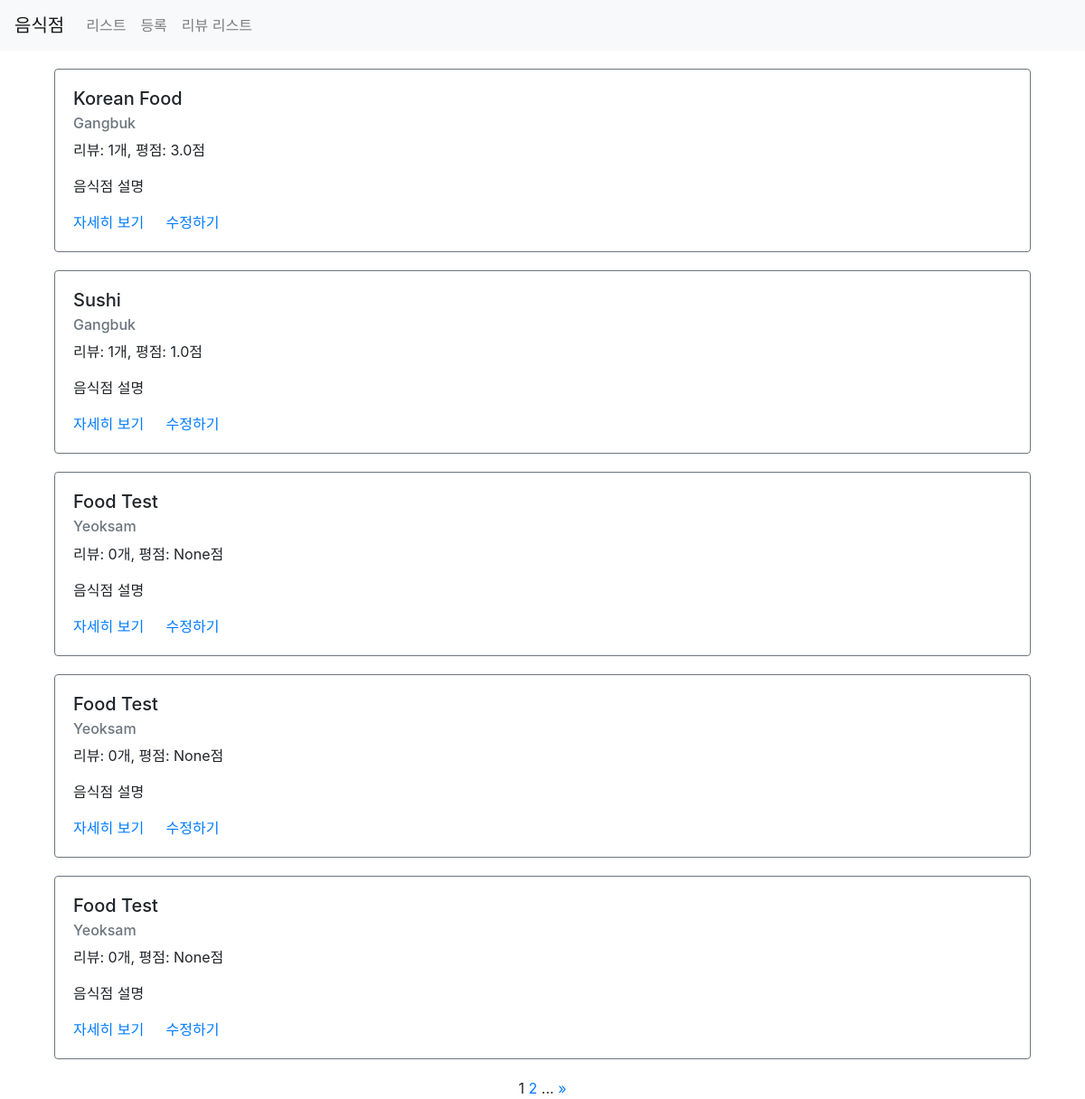
Page /third/list/ on the earlier database version.
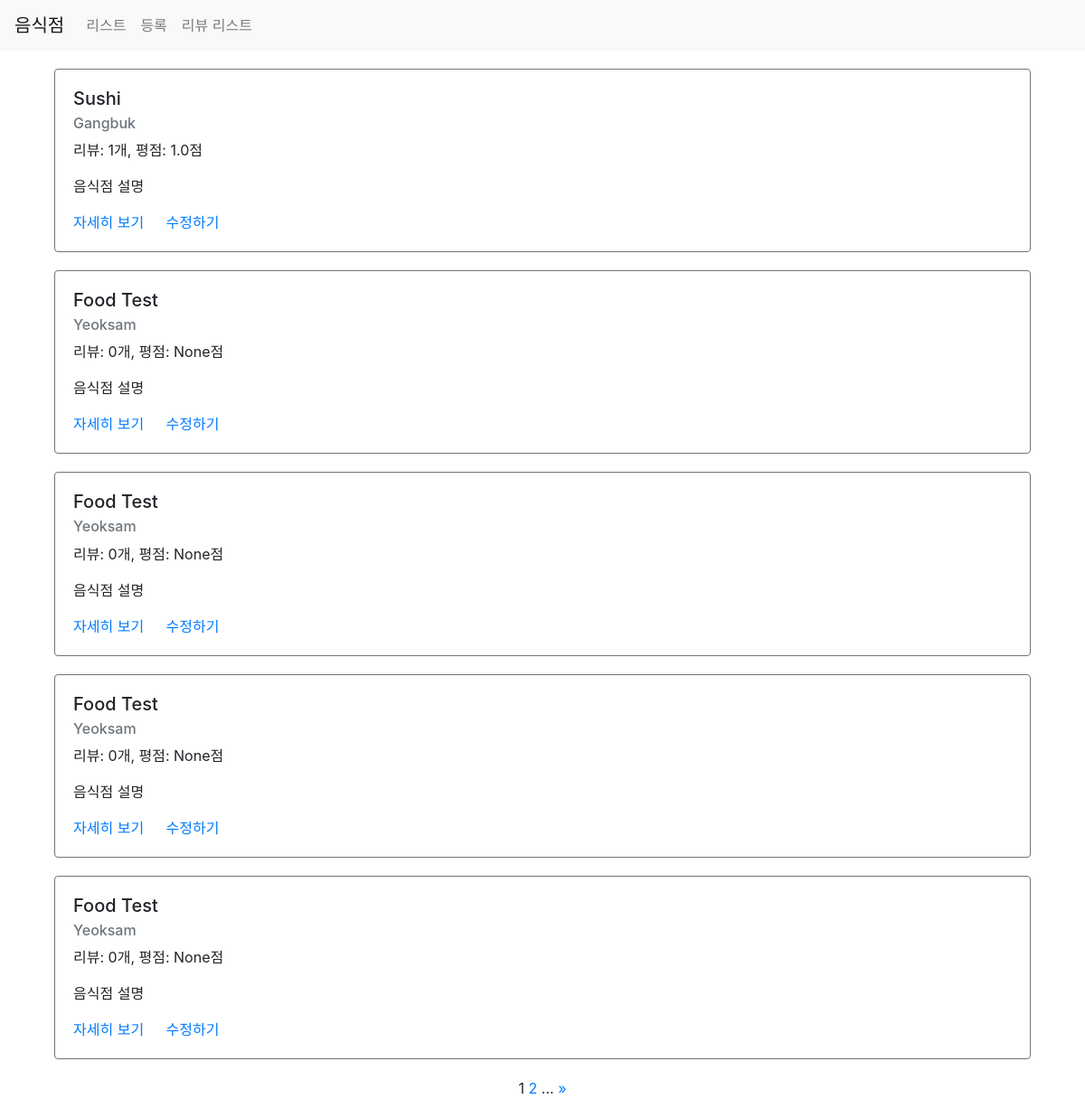
Same page on the later database version.
### third/models.py (models this page shows)
class Restaurant(models.Model):
    name = models.CharField(max_length=30)
    address = models.CharField(max_length=200)
    password = models.CharField(max_length=20, default=None, null=True)
    image = models.CharField(max_length=500, default=None, null=True)
    created_at = models.DateTimeField(auto_now_add=True)
    updated_at = models.DateTimeField(auto_now=True)

### third/views.py (the view)
# urls.py: path('list/', views.list, name="list"),
def list(request):
    restaurants = Restaurant.objects.all().annotate(reviews_count=Count('review')).annotate(average_point=Avg('review__point'))
    paginator = Paginator(restaurants, 5)
    page = request.GET.get('page')
    items = paginator.get_page(page)
    context = {
        'restaurants': items
    }
    return render(request, 'third/list.html', context)

### third/templates/third/list.html (shortened to what this page needs)
{% extends 'third/base.html' %}
{% load static %}
{% block content %}
<div class="container">
    {% for item in restaurants %}
    <div class="row restaurant-item" style="margin: 20px auto;">
        <div class="col-sm-12">
            <div class="card border-secondary">
                <div class="card-body">
                    <h5 class="card-title">{{ item.name }}</h5>
                    <h6 class="card-subtitle mb-2 text-muted">{{ item.address }}</h6>
                    <p class="card-text">리뷰: {{ item.reviews_count }}개, 평점: {{ item.average_point }}점</p>
                    <p class="card-text">음식점 설명</p>
                    <a href="{% url 'restaurant-detail' id=item.id %}" class="card-link">자세히 보기</a>
                    <a href="{% url 'restaurant-update' %}?id={{ item.id }}" class="card-link">수정하기</a>
                </div>
            </div>
        </div>
    </div>
    {% endfor %}
    <div class="row">
        <div class="col-sm-12 text-center">
            <div class="pagination">
                <span class="step-links text-center" style="width: 100%;">
                    <span class="current">
                        {{ restaurants.number }}
                    </span>
                    {% if restaurants.has_next %}
                        <a href="?page={{ restaurants.next_page_number }}">{{ restaurants.next_page_number }}</a>
                        ...
                        <a href="?page={{ restaurants.paginator.num_pages }}">&raquo;</a>
                    {% endif %}
                </span>
            </div>
        </div>
    </div>
</div>
{% endblock %}

Differences in the rows shown:
removed Restaurant: name "Korean Food", address "Gangbuk", reviews_count "1", average_point "3.0"
now on this page (row unchanged): Restaurant: name "Food Test", address "Yeoksam", reviews_count "0", average_point "None"
